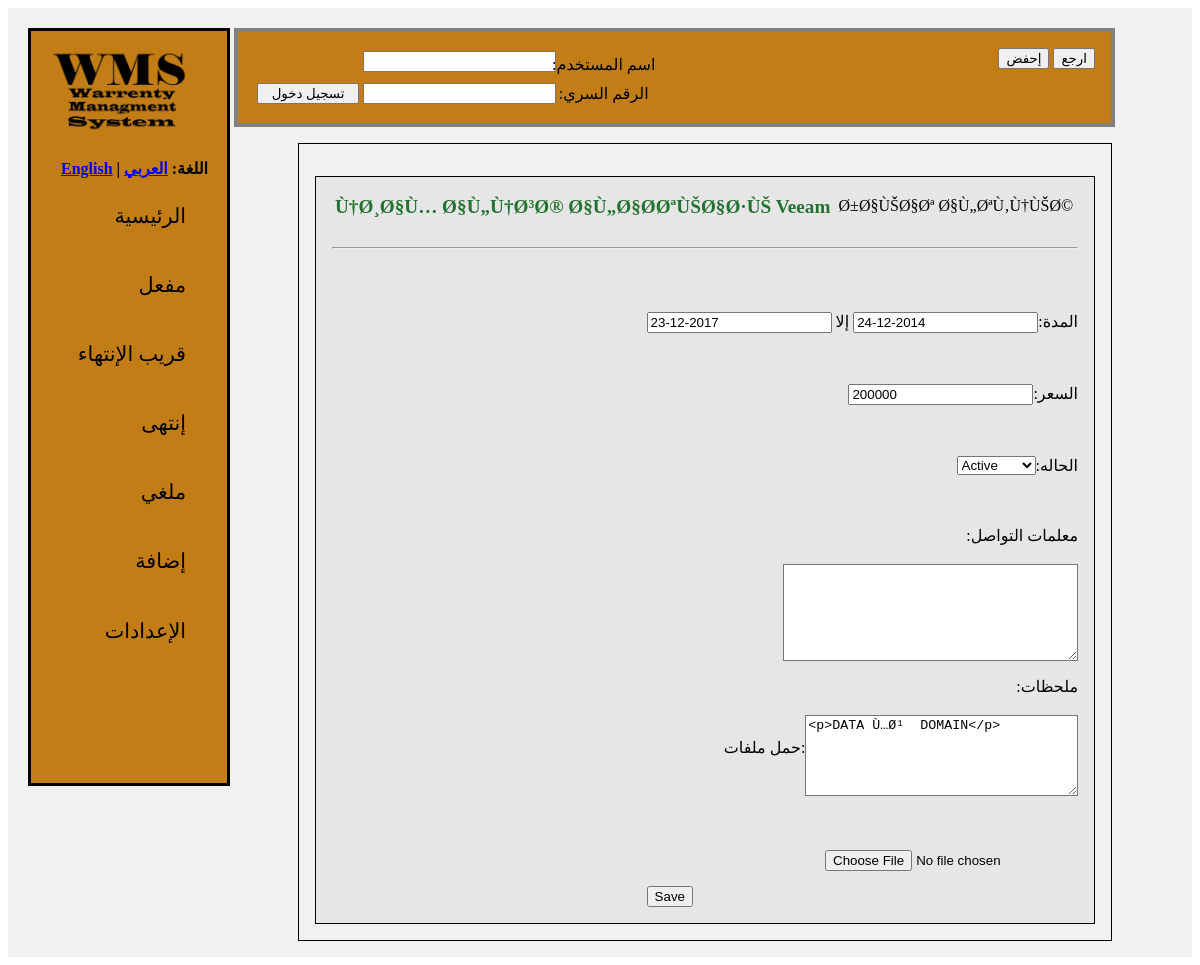
The app's page /ar/edit_warranty.php?id=51 with its own data.
### tables this page shows
CREATE TABLE `warranty_entries` (
  `id` int(11) NOT NULL,
  `warranty_id` int(11) NOT NULL,
  `product_name` varchar(255) NOT NULL,
  `company_name` varchar(255) NOT NULL,
  `status` varchar(20) NOT NULL DEFAULT 'active',
  `pending_notes` varchar(3000) NOT NULL,
  `price` varchar(50) NOT NULL,
  `contact_info` varchar(1000) NOT NULL,
  `notes` varchar(3000) NOT NULL,
  `files` varchar(1000) NOT NULL,
  `start_date` date NOT NULL,
  `end_date` date NOT NULL,
  `created_by` varchar(50) NOT NULL DEFAULT 'Unspecified',
  `creation_date` date NOT NULL
);

### ar/constants.php (called while the page is built, shortened)
<?php
function get_preferences() {
	return parse_ini_file("preferences.ini");
}
?>

### ar/search_functions.php (called while the page is built, shortened)
<?php
function search_warranties($id, $warranty_id, $product_name, $company_name, $status, $pending_notes, $price, $contact_info, $notes, $date_range, $created_by) {
	include_once 'mysql_connect.php';
	include_once 'constants.php';
	$link = connectDatabase();
	$prefs = get_preferences();
	$search_fields = "";
	$single_search = " end_date IN (SELECT MAX(end_date) FROM ".$prefs['mysql_table_warranties']." GROUP BY warranty_id)";
	if($id != "") {
		$search_fields .= " id = '".bhp($link, $id)."'";
		$single_search = "";
	} else if($warranty_id != "") {
		$search_fields .= " warranty_id = '".bhp($link, $warranty_id)."'";
		$single_search = "";
	}
	$and = "AND";
	if($search_fields == "" || $single_search == "")
		$and = "";
	$query = "SELECT * FROM ".$prefs['mysql_table_warranties']." WHERE ".$single_search." ".$and." ".$search_fields." ORDER BY end_date DESC";
	$result_set = db_query($link, "Anonymous", $query);
	return $result_set;
}
function date_in_range($start_date, $end_date, $date_input)
{
  $start_ts = strtotime($start_date);
  $end_ts = strtotime($end_date);
  $user_ts = strtotime($date_input);
  return (($user_ts >= $start_ts) && ($user_ts <= $end_ts));
}
?>

### ar/mysql_connect.php (called while the page is built, shortened)
<?php
	function bhp($link, $dat) {
		return mysqli_escape_string($link, bbhp($dat));
	}
	function bbhp($dat) {
		return addslashes(stripslashes($dat));
	}
	function connectDatabase() {
		include_once "constants.php";
		$prefs = get_preferences();
		return mysqli_connect($prefs['mysql_host'], $prefs['mysql_username'], $prefs['mysql_password'], $prefs['mysql_database']);
	}
	function db_query($link, $username, $query) {
		$result = mysqli_query($link, $query);
		return $result;
	}
?>

### ar/edit_warranty.php (the view, shortened to what this page needs)
<?php
	include_once 'mysql_connect.php';
?>
<!DOCTYPE html>
<html>
	<head>
	</head>
	<body>
		<div class="wrapper">
			<?php
				include_once 'header.php';
				include_once 'required_imports.php';
			?>
			<form method="POST" enctype="multipart/form-data">
				<div class="control_menu">
					<?php
					include_once 'login.php';
					?>
					<div class="actions">
						<input type="submit" value="إحفض" name="save"/>
						<input type="submit" value="ارجع" name="back"/>
					</div>
				</div>
				<div class="body_content">
					<?php
						if(isset($_GET['id']))
						{
							include_once 'mysql_connect.php';
							include_once 'search_functions.php';
							include_once 'constants.php';
							$prefs = get_preferences();
							$id = bbhp($_GET['id']);
							$warranty_id = "";
							$product_name = "";
							$company_name = "";
							$status = "";
							$pending_notes = "";
							$price = "";
							$contact_info = "";
							$notes = "";
							$date_range = "";
							$created_by = "";
							$result = search_warranties($id, $warranty_id, $product_name, $company_name, $status, $pending_notes, $price, $contact_info, $notes, $date_range, $created_by);
							$warranty = mysqli_fetch_array($result);
							$current_time = strtotime("today");
							if($warranty['status'] == 'canceled') {
								$title_css = "canceled";
								$canceled = 'selected';
							} else if($warranty['status'] == 'expired') {
								$title_css = "expired";
								$expired = 'selected';
							} else if($warranty['status'] == 'pending') {
								$title_css = "pending";
								$pending = 'selected';
							} else if(date_in_range($current_time, date("Y-m-d", strtotime("+90 day", $current_time)), $warranty['end_date'])) {
								$title_css = "near_expired";
								$active = 'selected';
							} else {
								$title_css = "active";
								$active = 'selected';
							}
							echo '
								<input type="hidden" name="warranty_id" value="'.$warranty['warranty_id'].'">
								<div class="entry">
									<div class="content">
										<div class="header">
											<text class="title"> <a href="search.php?warranty_id='.$warranty['warranty_id'].'" class="'.$title_css.'">'.$warranty['product_name'].'</a></text>
											<text class="date">'.$warranty['company_name'].'</text>
										</div><br/><hr/><br/>
										<div class="details"><br/>
											<p style="float: right;"><text style="float: right">:المدة </text> <input type="text" name="end_date" id="end_date" value="'.date($prefs['date_format'], strtotime($warranty['end_date'])).'"/> إلا <input type="text" name="start_date" id="start_date" value="'.date($prefs['date_format'], strtotime($warranty['start_date'])).'"/></p><br/>
											<br/><br/><br/><p style="float: right;"><text style="float: right">:السعر </text> <input type="text" name="price" value="'.$warranty['price'].'"></input></p><br/>
											<br/><br/><br/><p style="float: right;"><text style="float: right">:الحاله </text>
												<select name="status" id="status">
													<option value="active" '.@$active.'>Active</option>
													<option value="pending" '.@$pending.'>Pending</option>
													<option value="expired" '.@$expired.'>Expired</option>
													<option value="canceled" '.@$canceled.'>Canceled</option>
												</select>
											</p><br/><br/>
											<p style="float: right;"><div id="pending_notes"><p style="padding-left: 80%">:ملاحضات الحالة</p> <textarea name="pending_notes" class="pending_notes">'.$warranty['pending_notes'].'</textarea></div></p><br/>
											<p style="float: right;"><div id="contact_info"><p style="float: right;">:معلمات التواصل</p> <br/><br/><br/><textarea name="contact_info" class="contact_info">'.$warranty['contact_info'].'</textarea></div></p><br/>
											<p style="float: right;"><div class="notes"><p style="float: right;">:ملحظات</p><br/><br/><br/><textarea name="notes" id="notes" class="notes">'.$warranty['notes'].'</textarea></div></p><br/>
										';
										echo '
										<br/><br/><br/><br/><br/><p style="float: right;"> حمل ملفات: </p> <div style="padding-left: 2em">
											<div style="float: right;"><br/><br/><br/><input style="float: right;" type="file" name="fileToUpload" id="fileToUpload"/></div>
										</div>
										<div style="float: left;"><br/><br/><br/><br/><br/><input style="float: right;" type="submit" value="Save" name="save"/></div>
								</div>
								<script>tinymce.init({ selector:\'textarea\' });</script>
							';
						}
						if(isset($_GET['warranty_id']) && (isset($_POST['cancel']) || isset($_POST['save']))) {
							include_once 'mysql_connect.php';
							include_once 'search_functions.php';
							include_once "user_auth.php";
							include_once 'constants.php';
							$prefs = get_preferences();
							$link = connectDatabase();
							if(isset($_SESSION['status']) && $_SESSION['status'] == 1) {
								$result_set = search_warranties("", bbhp($_GET['warranty_id']), "", "", "", "", "", "", "", "", "");
								$warranty_id = bbhp($_GET['warranty_id']);
								$id = mysqli_fetch_array($result_set)['id'];
								if(!is_numeric($id)) {
								} else if(isset($_POST['save'])) {
									$query = "UPDATE ". $prefs["mysql_table_warranties"] ."
										SET
											product_name=\"".bhp($link, $_POST['product_name'])."\",
											company_name=\"".bhp($link, $_POST['company_name'])."\"
											";
									$query.="
										WHERE
											warranty_id=".$warranty_id."
											";
									$update_result = db_query($link, $_SESSION['username'], $query);
									if(!$update_result) {
										echo "<script type='text/javascript'>alert('Could not update warranty.')</script>";
									} else {
										echo "<script type='text/javascript'>window.location.assign('search.php?warranty_id=".$_GET['warranty_id']."')</script>";
									}
								}
							} else {
								echo "<script type='text/javascript'>alert('You must be logged in.')</script>";
							}
						} else if(isset($_GET['id']) || isset($_POST['save'])) {
							include_once 'mysql_connect.php';
							include_once 'search_functions.php';
							include_once 'constants.php';
						}
					?>
				</div>
			</form>
		</div>
	</body>
</html>

### ar/style.css (style rules this page uses)
.wrapper { width: 100% - 2em; height: 100% - 2em; padding: 2vh; margin: auto; background-color: #f1f1f1; }
.body_content { margin: auto; padding: 1em; overflow: hidden; height: 100%; width: 65vw; border: solid 1px; border-color: black; }
.title a { text-decoration: none; }
.title a.active { color: #23722f; }
.entry { overflow: hidden; width: 100% - 3em; height: 100%; min-height: 50vh; padding: 1em; border: solid 1px; border-color: black; margin: auto; margin-top: 1em; background: #e6e6e6; }
.entry a { text-decoration: none; color: #236672; }
.entry .content { float: right; width: 100%; }
.entry .content .header { width: 100%; overflow: hidden; }
.entry .content .header .title { padding: 3px; color: #404040; font-size: 1.2em; font-weight: bold; float: right; }
.entry .content .header .date { float:left; padding: 0.3em; }
.entry .content .header .title a { text-decoration: none; }
.entry .content .details { margin: auto; font-size: 1em; padding-top: 0.2em; padding-left: 1em; float: right; }
.entry .content .details textarea.notes { float: right; width: 90%; height: 100%; background: white; }
.entry .content .details textarea { height: 1em; float: right; min-width: 20em; }
.entry .content .details .contact_info { float: right; min-height: 75px; }
.entry .content .details .notes { float: right; min-height: 75px; }
.control_menu { float: left; background: #c27d16; margin: auto; overflow: hidden; position: relative; //height: relative; width: 73%; border: solid 4px; //border-left: 0; border-color: gray; padding: 1em; margin-top: 4px; margin-bottom: 1em; }
.control_menu .actions { float: left; }

### style.css (style rules this page uses)
.wrapper { width: 100% - 2em; height: 100% - 2em; padding: 2vh; margin: auto; background-color: #f1f1f1; }
.body_content { margin: auto; padding: 1em; overflow: hidden; height: 100%; width: 65vw; border: solid 1px; border-color: black; }
.title a { text-decoration: none; }
.title a.active { color: #23722f; }
.entry { overflow: hidden; width: 100% - 3em; height: 100%; min-height: 50vh; padding: 1em; border: solid 1px; border-color: black; margin: auto; margin-top: 1em; background: #e6e6e6; }
.entry a { text-decoration: none; color: #236672; }
.entry .content { float: left; width: 100%; }
.entry .content .header { width: 100%; overflow: hidden; }
.entry .content .header .title { padding: 3px; color: #404040; font-size: 1.2em; font-weight: bold; float: left; }
.entry .content .header .date { float:right; padding: 0.3em; }
.entry .content .header .title a { text-decoration: none; }
.entry .content .details { margin: auto; font-size: 1em; padding-top: 0.2em; padding-left: 1em; }
.entry .content .details textarea.notes { width: 90%; height: 100%; background: white; }
.entry .content .details textarea { height: 1em; min-width: 20em; }
.entry .content .details .contact_info { background: white; min-height: 75px; padding: 10px; padding-left: 1em; padding-right: 1em; }
.control_menu { float: left; background: #c27d16; margin: auto; overflow: hidden; position: relative; //height: relative; width: 73%; border: solid 4px; //border-left: 0; border-color: gray; padding: 1em; margin-top: 4px; margin-bottom: 1em; }
.control_menu .actions { float: right; }

### records on screen
warranty_entries: product_name "Ù†Ø¸Ø§Ù… Ø§Ù„Ù†Ø³Ø® Ø§Ù„Ø§Ø­ØªÙŠØ§Ø·ÙŠ Veeam", company_name "Ø±Ø§ÙŠØ§Øª Ø§Ù„ØªÙ‚Ù†ÙŠØ©", end_date "23-12-2017", start_date "24-12-2014", price "200000", notes "<p>DATA Ù…Ø¹ DOMAIN</p>"
